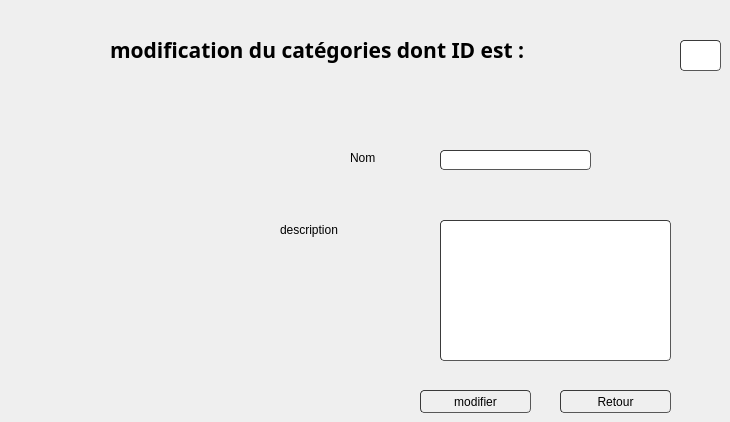
       <widget class="QWidget" name="page_16">
        <widget class="QLabel" name="label_55">
         <property name="geometry">
          <rect>
           <x>110</x>
           <y>20</y>
           <width>551</width>
           <height>61</height>
          </rect>
         </property>
         <property name="font">
          <font>
           <family>Nueva Std</family>
           <pointsize>16</pointsize>
           <weight>75</weight>
           <bold>true</bold>
          </font>
         </property>
         <property name="text">
          <string>modification du catégories dont   ID est : </string>
         </property>
         <property name="textFormat">
          <enum>Qt::RichText</enum>
         </property>
        </widget>
        <widget class="QLineEdit" name="id_modif_c">
         <property name="geometry">
          <rect>
           <x>680</x>
           <y>40</y>
           <width>41</width>
           <height>31</height>
          </rect>
         </property>
         <property name="styleSheet">
          <string notr="true">	border-width: 1px; border-radius: 4px;
	border-color: rgb(58, 58, 58);
	border-style: inset;
	padding: 0 8px;


	selection-color: rgb(60, 63, 65);</string>
         </property>
        </widget>
        <widget class="QLineEdit" name="nom_modif_c">
         <property name="geometry">
          <rect>
           <x>440</x>
           <y>150</y>
           <width>151</width>
           <height>20</height>
          </rect>
         </property>
         <property name="styleSheet">
          <string notr="true">	border-width: 1px; border-radius: 4px;
	border-color: rgb(58, 58, 58);
	border-style: inset;
	padding: 0 8px;


	selection-color: rgb(60, 63, 65);</string>
         </property>
        </widget>
        <widget class="QLineEdit" name="desc_modif_c">
         <property name="geometry">
          <rect>
           <x>440</x>
           <y>220</y>
           <width>231</width>
           <height>141</height>
          </rect>
         </property>
         <property name="styleSheet">
          <string notr="true">	border-width: 1px; border-radius: 4px;
	border-color: rgb(58, 58, 58);
	border-style: inset;
	padding: 0 8px;


	selection-color: rgb(60, 63, 65);</string>
         </property>
        </widget>
        <widget class="QLabel" name="label_56">
         <property name="geometry">
          <rect>
           <x>350</x>
           <y>150</y>
           <width>51</width>
           <height>16</height>
          </rect>
         </property>
         <property name="text">
          <string>Nom</string>
         </property>
        </widget>
        <widget class="QLabel" name="label_57">
         <property name="geometry">
          <rect>
           <x>280</x>
           <y>220</y>
           <width>121</width>
           <height>20</height>
          </rect>
         </property>
         <property name="text">
          <string>description</string>
         </property>
        </widget>
        <widget class="QPushButton" name="modifier_c">
         <property name="geometry">
          <rect>
           <x>420</x>
           <y>390</y>
           <width>111</width>
           <height>23</height>
          </rect>
         </property>
         <property name="styleSheet">
          <string notr="true">	border-width: 1px; border-radius: 4px;
	border-color: rgb(58, 58, 58);
	border-style: inset;
	padding: 0 8px;


	selection-color: rgb(60, 63, 65);</string>
         </property>
         <property name="text">
          <string>modifier</string>
         </property>
         <property name="icon">
          <iconset>
           <normaloff>:/icons/icons8_checkmark_96px.png</normaloff>:/icons/icons8_checkmark_96px.png</iconset>
         </property>
        </widget>
        <widget class="QPushButton" name="Annuler_c">
         <property name="geometry">
          <rect>
           <x>560</x>
           <y>390</y>
           <width>111</width>
           <height>23</height>
          </rect>
         </property>
         <property name="styleSheet">
          <string notr="true">	border-width: 1px; border-radius: 4px;
	border-color: rgb(58, 58, 58);
	border-style: inset;
	padding: 0 8px;


	selection-color: rgb(60, 63, 65);</string>
         </property>
         <property name="text">
          <string>Retour</string>
         </property>
         <property name="icon">
          <iconset>
           <normaloff>:/icons/icons8_back_to_200px.png</normaloff>:/icons/icons8_back_to_200px.png</iconset>
         </property>
        </widget>
       </widget>
